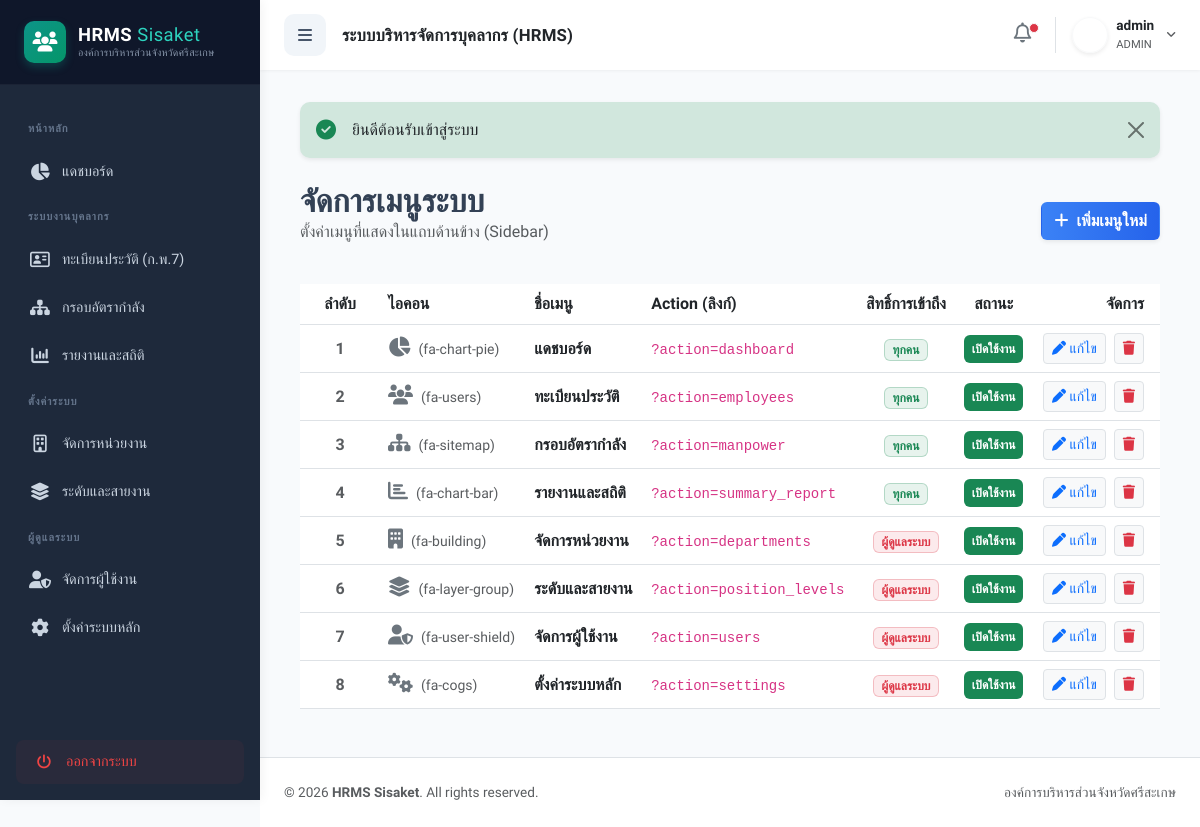
Screenshot of /index.php?action=menus (signed in) with the database file from the repository.
### tables this page shows
CREATE TABLE `system_menus` (
  `id` int(11) NOT NULL,
  `parent_id` int(11) DEFAULT 0,
  `menu_name` varchar(100) NOT NULL,
  `action_name` varchar(50) NOT NULL,
  `icon` varchar(50) DEFAULT 'fa-circle',
  `role_access` varchar(20) DEFAULT 'all',
  `is_active` tinyint(1) DEFAULT 1,
  `sort_order` int(11) DEFAULT 0
);

### controllers/MenuController.php (called while the page is built, shortened)
<?php
require_once 'models/SystemMenu.php';
class MenuController {
    private $db;
    public function __construct($db) {
        $this->db = $db;
    }
    public function index() {
        $menuModel = new SystemMenu($this->db);
        $stmt = $menuModel->readAll();
        $menus = $stmt->fetchAll(PDO::FETCH_ASSOC);
        require_once 'views/menu/index.php';
    }
}
?>

### models/SystemMenu.php (called while the page is built, shortened)
<?php
class SystemMenu {
    private $conn;
    private $table_name = "system_menus";
    public function __construct($db) {
        $this->conn = $db;
    }
    public function readAll() {
        $query = "SELECT * FROM " . $this->table_name . " ORDER BY parent_id ASC, sort_order ASC";
        $stmt = $this->conn->prepare($query);
        $stmt->execute();
        return $stmt;
    }
}
?>

### views/menu/index.php (the view, shortened to what this page needs)
<?php include 'views/layout/header.php'; ?>
<div class="d-flex justify-content-between align-items-center mb-4">
    <div>
        <h2 class="fw-bold mb-0">จัดการเมนูระบบ</h2>
        <p class="text-muted">ตั้งค่าเมนูที่แสดงในแถบด้านข้าง (Sidebar)</p>
    </div>
    <button class="btn text-white fw-semibold shadow-sm" style="background: linear-gradient(to right, #3b82f6, #2563eb);" data-bs-toggle="modal" data-bs-target="#addMenuModal">
        <i class="fa-solid fa-plus me-1"></i> เพิ่มเมนูใหม่
    </button>
</div>
<div class="modern-card">
    <div class="table-responsive">
        <table class="table table-hover align-middle">
            <thead class="bg-light">
                <tr>
                    <th class="text-center" width="80">ลำดับ</th>
                    <th>ไอคอน</th>
                    <th>ชื่อเมนู</th>
                    <th>Action (ลิงก์)</th>
                    <th class="text-center">สิทธิ์การเข้าถึง</th>
                    <th class="text-center">สถานะ</th>
                    <th class="text-end pe-3">จัดการ</th>
                </tr>
            </thead>
            <tbody>
                <?php foreach($menus as $menu): ?>
                <tr>
                    <td class="text-center fw-bold text-muted"><?= $menu['sort_order']; ?></td>
                    <td>
                        <i class="fa-solid <?= $menu['icon']; ?> fs-5 text-secondary"></i>
                        <small class="text-muted ms-1">(<?= $menu['icon']; ?>)</small>
                    </td>
                    <td class="fw-bold">
                        <?php if($menu['parent_id'] > 0): ?>
                            <span class="text-muted fw-normal ms-2"><?= $menu['menu_name']; ?></span>
                        <?php else: ?>
                            <?= $menu['menu_name']; ?>
                        <?php endif; ?>
                    </td>
                    <td><code>?action=<?= $menu['action_name']; ?></code></td>
                    <td class="text-center">
                        <?php if($menu['role_access'] == 'all'): ?>
                            <span class="badge bg-success bg-opacity-10 text-success border border-success border-opacity-25">ทุกคน</span>
                        <?php elseif($menu['role_access'] == 'admin'): ?>
                            <span class="badge bg-danger bg-opacity-10 text-danger border border-danger border-opacity-25">ผู้ดูแลระบบ</span>
                        <?php else: ?>
                            <span class="badge bg-primary bg-opacity-10 text-primary border border-primary border-opacity-25"><?= ucfirst($menu['role_access']); ?></span>
                        <?php endif; ?>
                    </td>
                    <td class="text-center">
                        <?php if($menu['is_active'] == '1'): ?>
                            <a href="index.php?action=menu_toggle&id=<?= $menu['id']; ?>&status=0" class="badge bg-success text-decoration-none p-2" title="คลิกเพื่อปิดการใช้งาน">เปิดใช้งาน</a>
                        <?php else: ?>
                            <a href="index.php?action=menu_toggle&id=<?= $menu['id']; ?>&status=1" class="badge bg-secondary text-decoration-none p-2" title="คลิกเพื่อเปิดการใช้งาน">ปิดใช้งาน</a>
                        <?php endif; ?>
                    </td>
                    <td class="text-end pe-3">
                        <button class="btn btn-sm btn-light text-primary border me-1" data-bs-toggle="modal" data-bs-target="#editMenuModal<?= $menu['id']; ?>">
                            <i class="fa-solid fa-pen"></i> แก้ไข
                        </button>
                        <a href="index.php?action=menu_delete&id=<?= $menu['id']; ?>" class="btn btn-sm btn-light text-danger border" onclick="return confirm('ยืนยันการลบเมนู <?= $menu['menu_name']; ?>?');">
                            <i class="fa-solid fa-trash"></i>
                        </a>
                    </td>
                </tr>
                <?php endforeach; ?>
            </tbody>
        </table>
    </div>
</div>
<?php include 'views/layout/footer.php'; ?>

### views/layout/header.php (style rules this page uses)
:root { --primary: #0d9488; --primary-hover: #0f766e; --sidebar-bg: #1e293b; --sidebar-text: #cbd5e1; --sidebar-width: 260px; --sidebar-collapsed-width: 76px; --topbar-height: 70px; --bg-light: #f8fafc; --transition-speed: 0.3s; }
body { font-family: 'Prompt', sans-serif; background-color: var(--bg-light); color: #334155; overflow-x: hidden; }

### rows the page displays
system_menus: sort_order "1", icon "fa-chart-pie", menu_name "แดชบอร์ด", action_name "dashboard", role_access "ทุกคน"
system_menus: sort_order "2", icon "fa-users", menu_name "ทะเบียนประวัติ", action_name "employees", role_access "ทุกคน"
system_menus: sort_order "3", icon "fa-sitemap", menu_name "กรอบอัตรากำลัง", action_name "manpower", role_access "ทุกคน"
system_menus: sort_order "4", icon "fa-chart-bar", menu_name "รายงานและสถิติ", action_name "summary_report", role_access "ทุกคน"
system_menus: sort_order "5", icon "fa-building", menu_name "จัดการหน่วยงาน", action_name "departments", role_access "ผู้ดูแลระบบ"
system_menus: sort_order "6", icon "fa-layer-group", menu_name "ระดับและสายงาน", action_name "position_levels", role_access "ผู้ดูแลระบบ"
system_menus: sort_order "7", icon "fa-user-shield", menu_name "จัดการผู้ใช้งาน", action_name "users", role_access "ผู้ดูแลระบบ"
system_menus: sort_order "8", icon "fa-cogs", menu_name "ตั้งค่าระบบหลัก", action_name "settings", role_access "ผู้ดูแลระบบ"

### other values shown
$_SESSION['username'] "admin"
$_SESSION['role'] "ADMIN"
$_SESSION['message'] "ยินดีต้อนรับเข้าสู่ระบบ"
